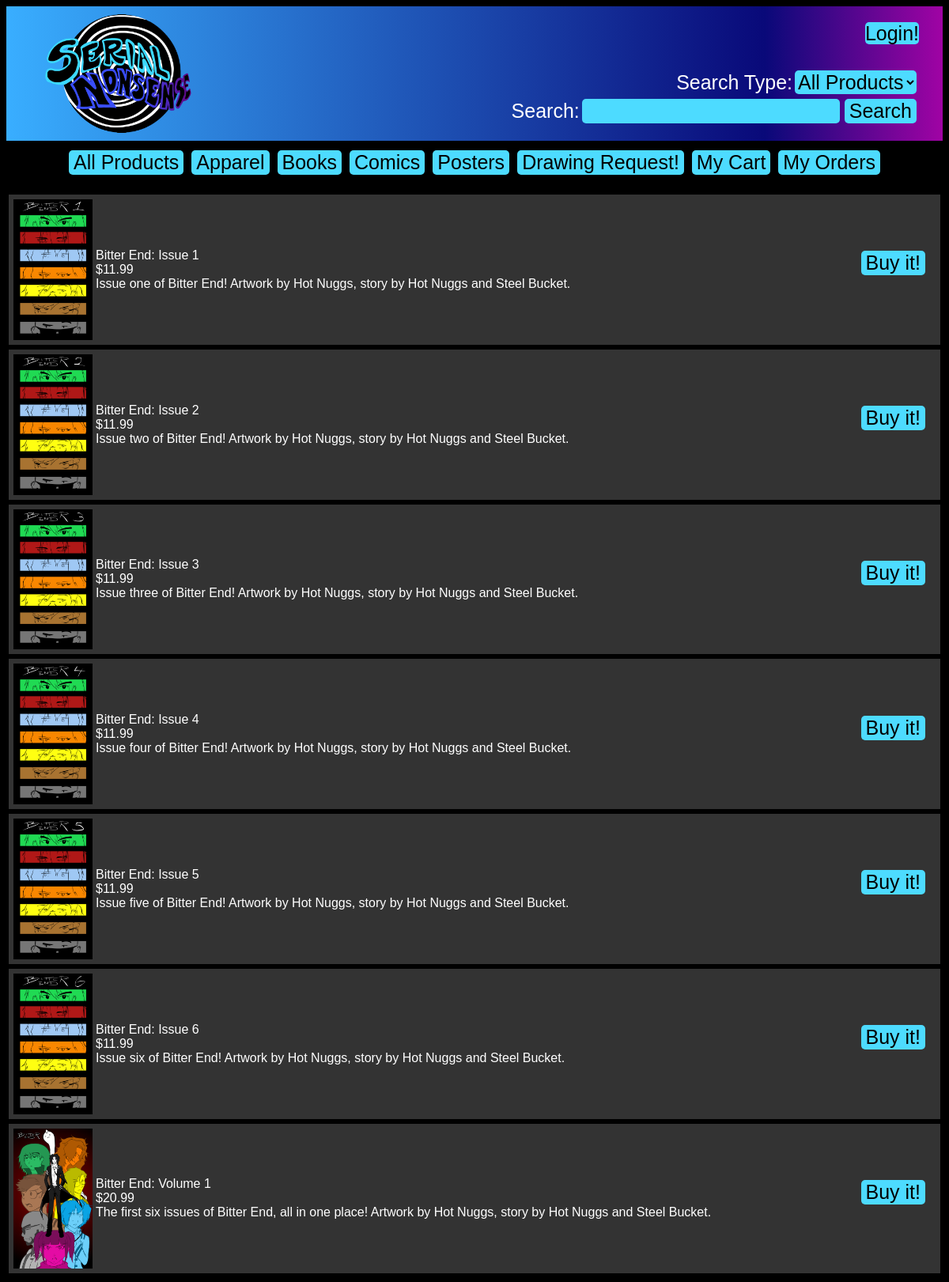
/comicproducts.php, run on the app's committed database.
### tables this page shows
CREATE TABLE `product` (
  `ProID` varchar(10) NOT NULL,
  `Price` decimal(12,2) NOT NULL,
  `Name` varchar(30) NOT NULL,
  `ProDes` varchar(250) DEFAULT NULL,
  `Qty` int(11) NOT NULL,
  `Brand` varchar(30) DEFAULT NULL,
  `Image` varchar(30) DEFAULT NULL
);

### comicproducts.php (the view, shortened to what this page needs)
<?php
    $log = false;
    $dsn = 'mysql:host=localhost;dbname=oelkerp1_serialnonsense';
    $name = "oelkersp1";
    $pass = "blingoishere963";
?>
<html>
    <head>
    </head>
    <body>
        <?php
            echo "<div class='header'><img src='logo.png' height='150'>";
            echo '<form action="results.php" method="post" style="float: right; margin-right: 20px; margin-top: 10px; text-align: right">';
            if($log == false)
            {
                echo '<a href="login.html">Login!</a><br><br>';
            }
            else
            {
                echo 'Hi, '.$uname.'!<br><br>';
            }
            echo 'Search Type:';
            echo '<select name="searchtype">';
                echo '<option value="PRODUCT">All Products';
                echo '<option value="APPAREL">Apparel';
            echo '</select><br>';
            echo 'Search:';
            echo '<input name="searchterm" type="text" size="20">';
            echo '<input type="submit" name="submit" value="Search">';
            echo '</form></div>';
            echo '<table class="navi">';
            echo '<tr>';
            echo '<td>';
            echo '<form action="allproducts.php" method="post">';
                echo '<input type="submit" name="submit" value="All Products">';
            echo '</form>';
            echo '</td>';
            echo '<td>';
            echo '<form action="apparelproducts.php" method="post">';
                echo '<input type="submit" name="submit" value="Apparel">';
            echo '</form>';
            echo '</td>';
            echo '<td>';
            echo '<form action="bookproducts.php" method="post">';
                echo '<input type="submit" name="submit" value="Books">';
            echo '</form>';
            echo '</td>';
            echo '<td>';
            echo '<form action="comicproducts.php" method="post">';
                echo '<input type="submit" name="submit" value="Comics">';
            echo '</form>';
            echo '</td>';
            echo '<td>';
            echo '<form action="posterproducts.php" method="post">';
                echo '<input type="submit" name="submit" value="Posters">';
            echo '</form>';
            echo '</td>';
            echo '<td>';
            echo '<form action="item.php" method="post">';
                echo '<input type="submit" name="submit" value="Drawing Request!">';
            echo '</form>';
            echo '</td>';
            echo '<td>';
            echo '<form action="mycart.php" method="post">';
                echo '<input type="submit" name="submit" value="My Cart">';
            echo '</form>';
            echo '</td>';
            echo '<td>';
            echo '<form action="myorders.php" method="post">';
                echo '<input type="submit" name="submit" value="My Orders">';
            echo '</form>';
            echo '</td>';
            echo '</tr>';
            echo '</table>';
            try
            {
                $db = new PDO($dsn, $name, $pass);
                $query = "SELECT * FROM PRODUCT, COMIC WHERE PRODUCT.ProID = COMIC.ProID";
                $statement = $db->prepare($query);
                $statement->execute();
                $result = $statement->fetchAll();
                for ($i=0; $i <sizeof($result); $i++)
                {
                    echo '<table style="width: 100%; background-color: #333333; border-color: black; border-style: solid; padding: 3px">';
                    echo '<tr>';
                    echo '<td style="width: 100px">';
                        echo '<img src="'.$result[$i]['Image'].'" alt="'.$result[$i]['Name'].'" width="100">';
                    echo '</td>';
                    echo '<td>';
                        echo '<p>'.$result[$i]['Name'].'<br>';
                        echo '$'.$result[$i]['Price'].'<br>';
                        echo $result[$i]['ProDes'].'</p>';
                    echo '</td>';
                    echo '<td>';
                        echo '<form action="item.php" method="post" style="float: right; margin-right: 10px">';
                            echo '<input type="submit" name="submit" value="Buy it!">';
                        echo '</form>';
                    echo '</td>';
                    echo '</tr>';
                    echo '</table>';
                }
            }
            catch(PDOException $e)
            {
                $error_message = $e->getMessage();
                echo "Error connecting: ".$error_message;
            }
        ?>
    </body>
</html>

### comicproducts.php (style rules this page uses)
body { background-color: black; color: white; font-size: 25px; font-family: arial; }
.header { background: rgb(57,174,255); background: linear-gradient(90deg, rgba(57,174,255,1) 0%, rgba(9,9,121,1) 81%, rgba(160,3,164,1) 100%); padding: 10px; }
.navi { margin-left: auto; margin-right: auto; }
input { background-color: #4ddbff; border: none; margin: 3px; font-size: 25px; font-family: arial; border-radius: 5px; }
select { background-color: #4ddbff; border: none; margin: 3px; font-size: 25px; font-family: arial; border-radius: 5px; }
a { text-decoration: none; background-color: #4ddbff; font-size: 25px; font-family: arial; border-radius: 5px; color: black; }

### data on the page
product: Image (picture), Name "Bitter End: Issue 1", Price "11.99", ProDes "Issue one of Bitter End! Artwork by Hot Nuggs, story by Hot Nuggs and Steel Bucket."
product: Image (picture), Name "Bitter End: Issue 2", Price "11.99", ProDes "Issue two of Bitter End! Artwork by Hot Nuggs, story by Hot Nuggs and Steel Bucket."
product: Image (picture), Name "Bitter End: Issue 3", Price "11.99", ProDes "Issue three of Bitter End! Artwork by Hot Nuggs, story by Hot Nuggs and Steel Bucket."
product: Image (picture), Name "Bitter End: Issue 4", Price "11.99", ProDes "Issue four of Bitter End! Artwork by Hot Nuggs, story by Hot Nuggs and Steel Bucket."
product: Image (picture), Name "Bitter End: Issue 5", Price "11.99", ProDes "Issue five of Bitter End! Artwork by Hot Nuggs, story by Hot Nuggs and Steel Bucket."
product: Image (picture), Name "Bitter End: Issue 6", Price "11.99", ProDes "Issue six of Bitter End! Artwork by Hot Nuggs, story by Hot Nuggs and Steel Bucket."
product: Image (picture), Name "Bitter End: Volume 1", Price "20.99", ProDes "The first six issues of Bitter End, all in one place! Artwork by Hot Nuggs, story by Hot Nuggs and Steel Bucket."
